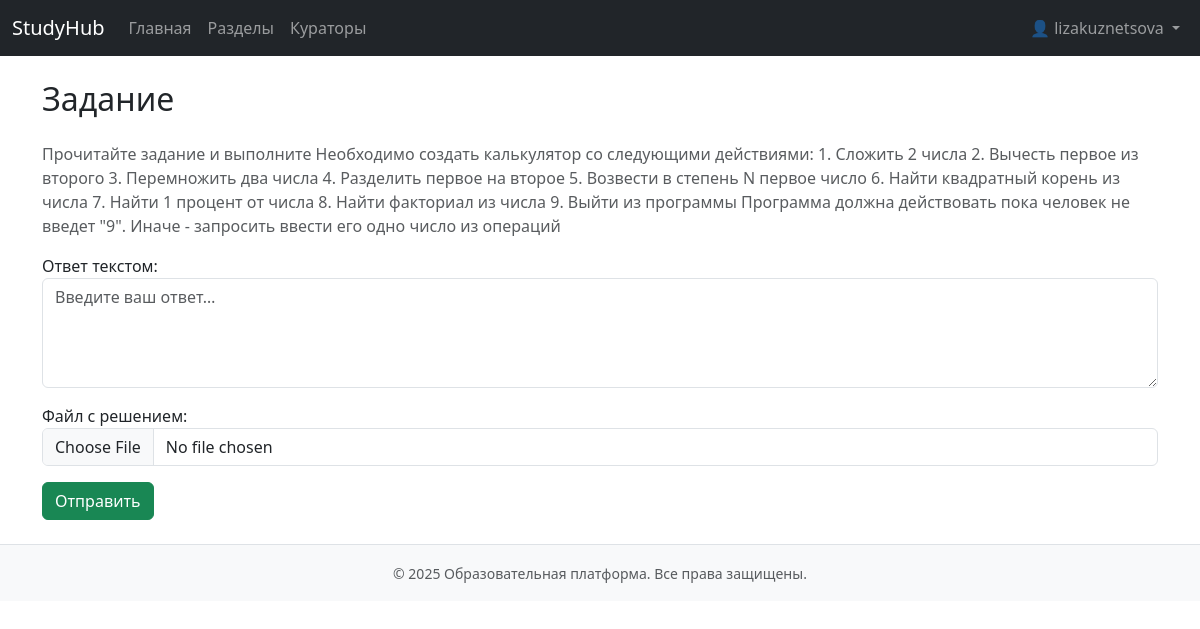
The app's page /assignments/1/submit/ (signed in) with its own data.
### app/models.py (models this page shows, shortened)
class Users(AbstractBaseUser, PermissionsMixin):
    first_name = models.CharField(max_length=100, verbose_name="Имя", blank=True)
    last_name = models.CharField(max_length=100, verbose_name="Фамилия", blank=True)
    middle_name = models.CharField(max_length=100, verbose_name="Отчество", blank=True)
    username = models.CharField(max_length=150, unique=True)
    password = models.CharField(max_length=255)
    is_active = models.BooleanField(default=True)
    is_staff = models.BooleanField(default=False)
    is_superuser = models.BooleanField(default=False)
    last_login = models.DateTimeField(null=True, blank=True)
    date_joined = models.DateTimeField(auto_now_add=True)
    createdat = models.DateTimeField(auto_now_add=True)
    groups = models.ManyToManyField(Group, related_name='customuser_set', blank=True)
    user_permissions = models.ManyToManyField(Permission, related_name='customuser_permissions', blank=True)
    favorites = models.ManyToManyField('Program', related_name='favorited_by', blank=True)
    USERNAME_FIELD = 'username'
    objects = UserManager()
    class Meta:
        db_table = 'users'

class Assignment(models.Model):
    module = models.ForeignKey(Module, on_delete=models.CASCADE, related_name='assignments')
    title = models.CharField(max_length=200)
    description = models.TextField()

### app/views.py (the view, shortened to what this page needs)
# urls.py: path('assignments/<int:assignment_id>/submit/', views.submit_assignment, name='submit_assignment'),
@login_required
@user_passes_test(is_participant)
def submit_assignment(request, assignment_id):
    assignment = get_object_or_404(Assignment, pk=assignment_id)
    submission = AssignmentSubmission.objects.filter(user=request.user, assignment=assignment).first()
    if submission and submission.status in ['accepted', 'rejected']:
        messages.warning(request, 'Вы не можете изменить уже проверенное задание.')
        return redirect('assignment_detail', assignment_id)
    form = AssignmentSubmissionForm(request.POST or None, request.FILES or None, instance=submission)
    return render(request, 'submit_assignment.html', {
        'form': form,
        'assignment': assignment,
        'editing': bool(submission)
    })

### app/forms.py
class AssignmentSubmissionForm(BaseBootstrapForm):
    class Meta:
        model = AssignmentSubmission
        fields = ['answer_text', 'answer_file']
        labels = {
            'answer_text': 'Ответ текстом',
            'answer_file': 'Файл с решением',
        }
        widgets = {
            'answer_text': forms.Textarea(attrs={'placeholder': 'Введите ваш ответ…'}),
        }

### app/context_processors.py (called while the page is built)
def user_roles(request):
    if not request.user.is_authenticated:
        return {
            'is_admin': False,
            'is_curator': False,
            'is_user': False,
        }
    is_admin_user = request.user.is_superuser or request.user.groups.filter(name='Администратор').exists()
    is_curator_user = False
    is_participant_user = False
    if not is_admin_user:
        is_curator_user = request.user.groups.filter(name='Куратор').exists()
        if not is_curator_user:
            is_participant_user = request.user.groups.filter(name='Пользователь').exists()
    return {
        'is_admin': is_admin_user,
        'is_curator': is_curator_user,
        'is_user': is_participant_user,
    }

### app/forms.py (called while the page is built)
    def apply_bootstrap(self):
        for name, field in self.fields.items():
            widget = field.widget
            if isinstance(widget, forms.FileInput):
                widget.attrs.update({'class': 'form-control'})
            elif isinstance(widget, forms.Select):
                widget.attrs.update({'class': 'form-select'})
            elif isinstance(widget, forms.CheckboxInput):
                widget.attrs.update({'class': 'form-check-input'})
            elif isinstance(widget, forms.Textarea):
                widget.attrs.update({'class': 'form-control', 'rows': 4})
            else:
                widget.attrs.update({'class': 'form-control'})
            if not field.label:
                field.label = name.replace('_', ' ').capitalize()

### app/views.py (called while the page is built)
def in_group(user, name): return user.groups.filter(name=name).exists()

def is_participant(user): return in_group(user, 'Пользователь')

### app/templates/submit_assignment.html (shortened to what this page needs)
{% extends 'base.html' %}
{% block content %}
<h2 class="mb-4">{{ assignment.title }}</h2>
<p class="text-muted">{{ assignment.description }}</p>
<form method="post" enctype="multipart/form-data">
    {{ form.as_p }}
    <button type="submit" class="btn btn-success">Отправить</button>
</form>
{% endblock %}

### app/templates/header.html (shortened to what this page needs)
<nav class="navbar navbar-expand-lg navbar-dark bg-dark">
    <div class="container-fluid">
      <a class="navbar-brand" href="{% url 'index' %}">StudyHub</a>
      <div class="collapse navbar-collapse" id="navbarNav">
        <ul class="navbar-nav me-auto">
          {% if user.is_authenticated %}
            <li class="nav-item"><a class="nav-link" href="{% url 'index' %}">Главная</a></li>
            <li class="nav-item"><a class="nav-link" href="{% url 'sections' %}">Разделы</a></li>
            <li class="nav-item"><a class="nav-link" href="{% url 'curators' %}">Кураторы</a></li>
          {% endif %}
        </ul>
        <ul class="navbar-nav">
          {% if user.is_authenticated %}
            <li class="nav-item dropdown">
              <a class="nav-link dropdown-toggle" href="#" id="profileDropdown" role="button" data-bs-toggle="dropdown" aria-expanded="false">
                👤 {{ user.get_full_name|default:user.username }}
              </a>
            </li>
          {% else %}
            <li class="nav-item"><a class="nav-link" href="{% url 'login' %}">Войти</a></li>
            <li class="nav-item"><a class="nav-link" href="{% url 'register' %}">Регистрация</a></li>
          {% endif %}
        </ul>
      </div>
    </div>
  </nav>

### records on screen
Users: get_full_name "lizakuznetsova"
Assignment: title "Задание", description "Прочитайте задание и выполните Необходимо создать калькулятор со следующими действиями: 1. Сложить 2 числа 2. Вычесть первое из второго 3. Перемножить два числа 4. Разделить первое на второе 5. Возвести в степень N первое число 6. Найти квадратный корень из числа 7. Найти 1 процент от числа 8. Найти факториал из числа 9. Выйти из программы Программа должна действовать пока человек не введет \"9\". Иначе - запросить ввести его одно число из операций"

### other values on screen
{{ year|default:2025 }} "2025"
